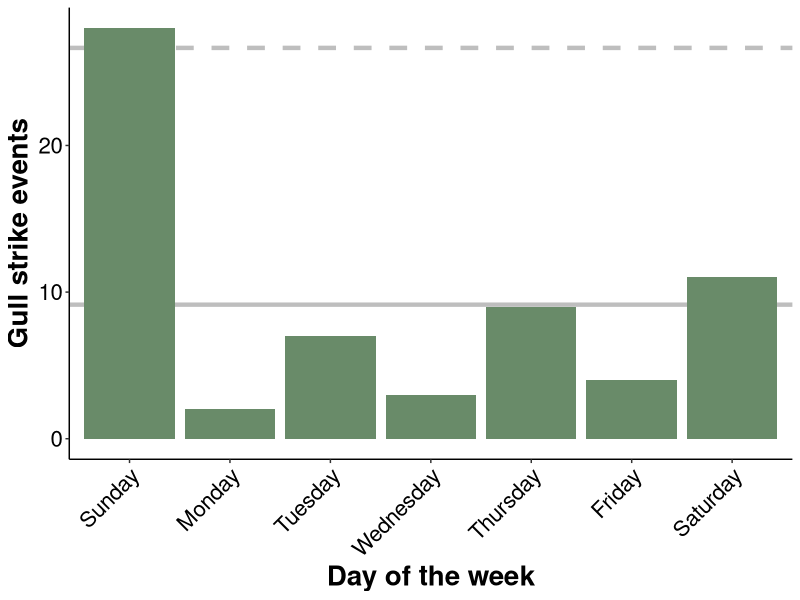
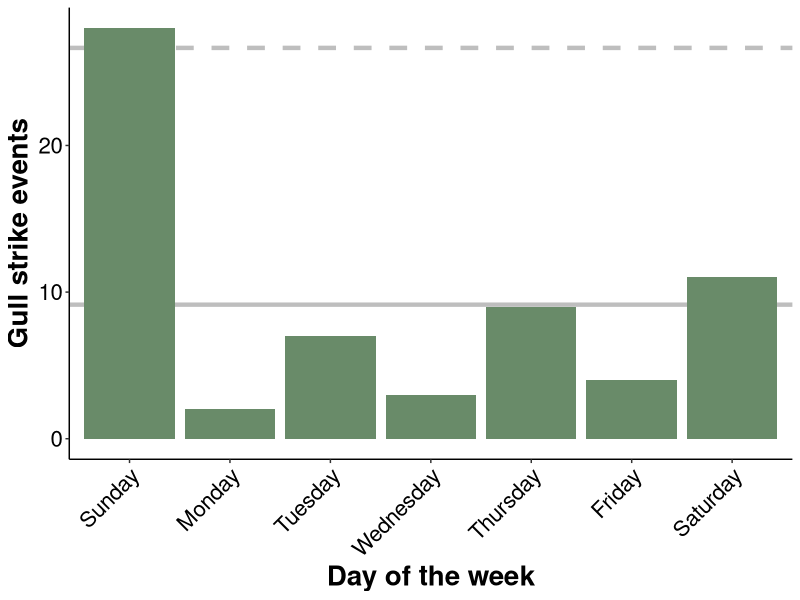

The R script that drew these images, in order:
###############################################################################
# Gull Strike Events by Day of Week
# Author: Steven M. Gurney
# Last updated: 01 JAN 2026
#
# Purpose:
#   • Import and preprocess FAA wildlife-strike data (2016–2024)
#   • Standardize species names and assign guilds
#   • Identify gull/tern strikes
#   • Summarize strike counts by day of the week
#   • Plot weekday strike counts with mean and control limit
###############################################################################

# 📦 Load Required Packages & Data----------------------------------------------
library(dplyr)
library(ggplot2)
library(stringr)
library(tidyr)

faa <- read.csv("faa_strikes_2016_2024_clean.csv")


# =============================================================================
# 🧹 1. Clean & Standardize Species Names
# =============================================================================

# Inspect original species field
print(unique(faa$SPECIES))

# Ensure species names are in sentence case and trimmed
faa <- faa %>%
  mutate(
    SPECIES = str_to_sentence(SPECIES),
    SPECIES = str_trim(SPECIES)
  )

# Aggregate gull variants
faa <- faa %>%
  mutate(
    SPECIES = if_else(
      str_detect(SPECIES, "Gulls") | str_detect(SPECIES, "gull"),
      "Gull sp.",
      SPECIES
    )
  )

# Aggregate bat variants
faa <- faa %>%
  mutate(
    SPECIES = if_else(
      str_detect(SPECIES, "Bats") | str_detect(SPECIES, "bat"),
      "Bat sp.",
      SPECIES
    )
  )

# Clean up inconsistent entries
faa <- faa %>%
  mutate(
    SPECIES = case_when(
      SPECIES == "Perching birds (y)"                  ~ "Unknown bird",
      SPECIES == "Mallard/american black duck complex" ~ "Waterfowl sp.",
      SPECIES == "Swallows"                            ~ "Swallow sp.",
      SPECIES == "Shorebirds"                          ~ "Shorebird sp.",
      SPECIES == "Eastern cottontail"                  ~ "Eastern cottontail rabbit",
      SPECIES == "American barn owl"                   ~ "Barn owl",
      SPECIES == "Redpoll"                             ~ "Common redpoll",
      SPECIES == "Turtles"                             ~ "Turtle sp.",
      TRUE                                             ~ SPECIES
    )
  )

# Inspect species after cleanup
print(unique(faa$SPECIES))


# =============================================================================
# 🪶 2. Join Guild Assignments & Filter for Gulls/Terns
# =============================================================================

guild_table <- read.csv("Guild_Assignments_12Feb2025.csv")

guild_table <- guild_table %>%
  mutate(Species = str_to_sentence(Species))

guilded <- faa %>%
  left_join(guild_table, by = c("SPECIES" = "Species"))

# Check any species that did not match a guild
guilded %>%
  filter(is.na(Guild)) %>%
  distinct(SPECIES) %>%
  pull(SPECIES) %>%
  print()

# Filter to gulls/terns
gull <- guilded %>%
  filter(Guild == "Gulls/Terns")


# =============================================================================
# 📆 3. Summarize Gull Strikes by Day of Week
# =============================================================================

gull <- gull %>%
  mutate(DAY = weekdays(as.Date(INCIDENT_DATE)))

day_order <- c("Sunday","Monday","Tuesday","Wednesday","Thursday","Friday","Saturday")

day_counts <- gull %>%
  group_by(DAY) %>%
  summarise(Count = n(), .groups = "drop") %>%
  complete(DAY = day_order, fill = list(Count = 0))

day_stats <- day_counts %>%
  summarise(
    Avg_Count = mean(Count),
    SD        = sd(Count),
    SE        = SD / sqrt(n()),
    UCL       = Avg_Count + 1.96 * SD,
    LCL       = pmax(Avg_Count - 1.96 * SD, 0)
  )

print(day_counts)
print(day_stats)


# =============================================================================
# 📊 4. Plot Gull Strike Events by Day of Week
# =============================================================================

gull_plot <- ggplot(day_counts,
                    aes(x = factor(DAY, levels = day_order),
                        y = Count)) +
  geom_hline(yintercept = day_stats$Avg_Count,
             linetype  = "solid",
             color     = "gray",
             linewidth = 1.5) +
  geom_hline(yintercept = day_stats$UCL,
             linetype  = "dashed",
             color     = "gray",
             linewidth = 1.5) +
  geom_col(fill = "darkseagreen4") +
  labs(
    x = "Day of the week",
    y = "Gull strike events"
  ) +
  theme_classic() +
  theme(
    axis.title.y = element_text(face = "bold", size = 20),
    axis.title.x = element_text(face = "bold", size = 20),
    axis.text.y  = element_text(size = 16, color = "black"),
    axis.text.x  = element_text(size = 16, color = "black",
                                angle = 45, hjust = 1)
  )

print(gull_plot)

ggsave(
  "Plot_GullStrikes.jpeg",
  plot   = gull_plot,
  width  = 8,
  height = 6,
  dpi    = 300
)

###############################################################################
# End of Script
###############################################################################
